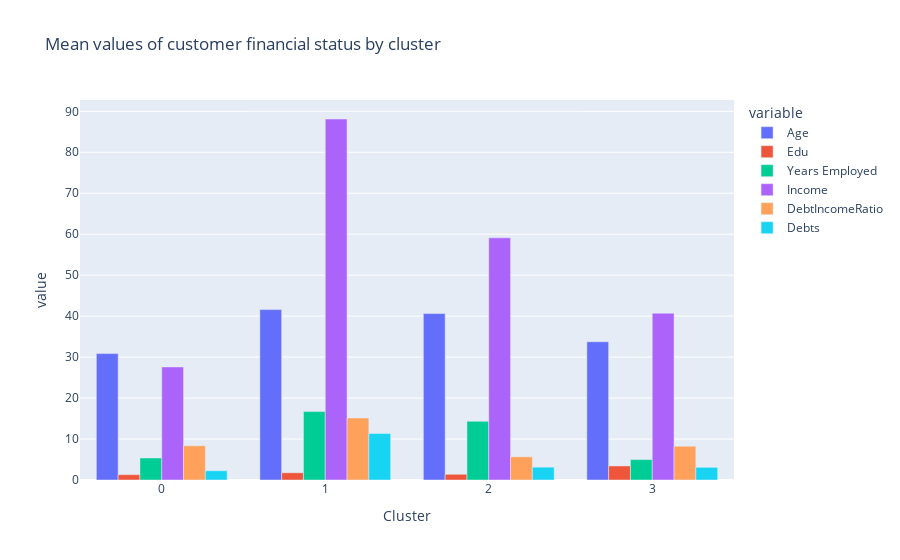

Source (notebook cell):
### Code cell
fig = px.bar(
    xgb,
    barmode='group',
    title="Mean values of customer financial status by cluster"

)
fig.update_layout(
    xaxis_title="Cluster"
)

fig.show()

### Figure 1 — Plotly figure (JSON) as saved in the notebook; plotly's stock layout.template omitted (floating-point values rounded to 4 significant figures)
{"data": [{"alignmentgroup": "True", "hovertemplate": "variable=Age<br>index=%{x}<br>value=%{y}<extra></extra>", "legendgroup": "Age", "marker": {"color": "#636efa", "pattern": {"shape": ""}}, "name": "Age", "offsetgroup": "Age", "orientation": "v", "showlegend": true, "textposition": "auto", "type": "bar", "x": [0, 1, 2, 3], "xaxis": "x", "y": [30.85, 41.59, 40.62, 33.75], "yaxis": "y"}, {"alignmentgroup": "True", "hovertemplate": "variable=Edu<br>index=%{x}<br>value=%{y}<extra></extra>", "legendgroup": "Edu", "marker": {"color": "#EF553B", "pattern": {"shape": ""}}, "name": "Edu", "offsetgroup": "Edu", "orientation": "v", "showlegend": true, "textposition": "auto", "type": "bar", "x": [0, 1, 2, 3], "xaxis": "x", "y": [1.303, 1.765, 1.396, 3.429], "yaxis": "y"}, {"alignmentgroup": "True", "hovertemplate": "variable=Years Employed<br>index=%{x}<br>value=%{y}<extra></extra>", "legendgroup": "Years Employed", "marker": {"color": "#00cc96", "pattern": {"shape": ""}}, "name": "Years Employed", "offsetgroup": "Years Employed", "orientation": "v", "showlegend": true, "textposition": "auto", "type": "bar", "x": [0, 1, 2, 3], "xaxis": "x", "y": [5.372, 16.7, 14.33, 4.984], "yaxis": "y"}, {"alignmentgroup": "True", "hovertemplate": "variable=Income<br>index=%{x}<br>value=%{y}<extra></extra>", "legendgroup": "Income", "marker": {"color": "#ab63fa", "pattern": {"shape": ""}}, "name": "Income", "offsetgroup": "Income", "orientation": "v", "showlegend": true, "textposition": "auto", "type": "bar", "x": [0, 1, 2, 3], "xaxis": "x", "y": [27.6, 88.12, 59.12, 40.71], "yaxis": "y"}, {"alignmentgroup": "True", "hovertemplate": "variable=DebtIncomeRatio<br>index=%{x}<br>value=%{y}<extra></extra>", "legendgroup": "DebtIncomeRatio", "marker": {"color": "#FFA15A", "pattern": {"shape": ""}}, "name": "DebtIncomeRatio", "offsetgroup": "DebtIncomeRatio", "orientation": "v", "showlegend": true, "textposition": "auto", "type": "bar", "x": [0, 1, 2, 3], "xaxis": "x", "y": [8.353, 15.14, 5.658, 8.249], "yaxis": "y"}, {"alignmentgroup": "True", "hovertemplate": "variable=Debts<br>index=%{x}<br>value=%{y}<extra></extra>", "legendgroup": "Debts", "marker": {"color": "#19d3f3", "pattern": {"shape": ""}}, "name": "Debts", "offsetgroup": "Debts", "orientation": "v", "showlegend": true, "textposition": "auto", "type": "bar", "x": [0, 1, 2, 3], "xaxis": "x", "y": [2.26, 11.34, 3.13, 3.096], "yaxis": "y"}], "layout": {"barmode": "group", "legend": {"title": {"text": "variable"}, "tracegroupgap": 0}, "title": {"text": "Mean values of customer financial status by cluster"}, "xaxis": {"anchor": "y", "domain": [0, 1], "title": {"text": "Cluster"}}, "yaxis": {"anchor": "x", "domain": [0, 1], "title": {"text": "value"}}}}
